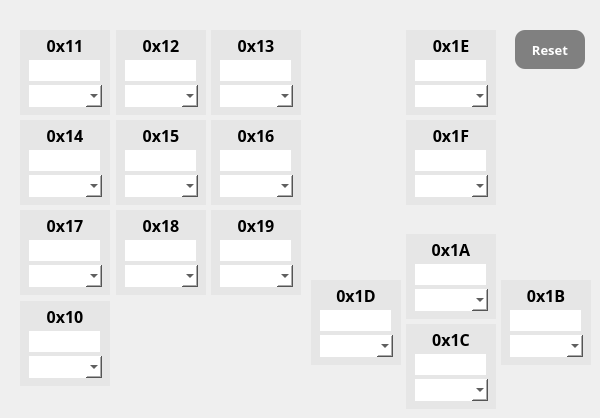
     <widget class="QWidget" name="keyset10">
      <attribute name="title">
       <string>10</string>
      </attribute>
      <widget class="QLineEdit" name="le_key1D">
       <property name="geometry">
        <rect>
         <x>320</x>
         <y>310</y>
         <width>71</width>
         <height>21</height>
        </rect>
       </property>
       <property name="styleSheet">
        <string notr="true">background-color: white;
border: none;</string>
       </property>
      </widget>
      <widget class="QLineEdit" name="le_key13">
       <property name="geometry">
        <rect>
         <x>220</x>
         <y>60</y>
         <width>71</width>
         <height>21</height>
        </rect>
       </property>
       <property name="styleSheet">
        <string notr="true">background-color: white;
border: none;</string>
       </property>
      </widget>
      <widget class="QLineEdit" name="le_key1F">
       <property name="geometry">
        <rect>
         <x>415</x>
         <y>150</y>
         <width>71</width>
         <height>21</height>
        </rect>
       </property>
       <property name="styleSheet">
        <string notr="true">background-color: white;
border: none;</string>
       </property>
      </widget>
      <widget class="QLineEdit" name="le_key17">
       <property name="geometry">
        <rect>
         <x>29</x>
         <y>240</y>
         <width>71</width>
         <height>21</height>
        </rect>
       </property>
       <property name="styleSheet">
        <string notr="true">background-color: white;
border: none;</string>
       </property>
      </widget>
      <widget class="QComboBox" name="cb_key1B">
       <property name="geometry">
        <rect>
         <x>510</x>
         <y>335</y>
         <width>73</width>
         <height>22</height>
        </rect>
       </property>
       <property name="styleSheet">
        <string notr="true">background-color: white;
border: none;
color : black;
combobox-popup : 0;</string>
       </property>
      </widget>
      <widget class="QLineEdit" name="le_key12">
       <property name="geometry">
        <rect>
         <x>125</x>
         <y>60</y>
         <width>71</width>
         <height>21</height>
        </rect>
       </property>
       <property name="styleSheet">
        <string notr="true">background-color: white;
border: none;</string>
       </property>
      </widget>
      <widget class="QPushButton" name="pb_key11">
       <property name="geometry">
        <rect>
         <x>20</x>
         <y>30</y>
         <width>90</width>
         <height>85</height>
        </rect>
       </property>
       <property name="font">
        <font>
         <family>TakaoPGothic</family>
         <pointsize>12</pointsize>
         <weight>75</weight>
         <bold>true</bold>
        </font>
       </property>
       <property name="styleSheet">
        <string notr="true">background-color: rgb(230,230,230);
border: none;
padding: 0px 0px 55px 0px;</string>
       </property>
       <property name="text">
        <string>0x11</string>
       </property>
      </widget>
      <widget class="QLineEdit" name="le_key1B">
       <property name="geometry">
        <rect>
         <x>510</x>
         <y>310</y>
         <width>71</width>
         <height>21</height>
        </rect>
       </property>
       <property name="styleSheet">
        <string notr="true">background-color: white;
border: none;</string>
       </property>
      </widget>
      <widget class="QPushButton" name="pb_key1E">
       <property name="geometry">
        <rect>
         <x>406</x>
         <y>30</y>
         <width>90</width>
         <height>85</height>
        </rect>
       </property>
       <property name="font">
        <font>
         <family>TakaoPGothic</family>
         <pointsize>12</pointsize>
         <weight>75</weight>
         <bold>true</bold>
        </font>
       </property>
       <property name="styleSheet">
        <string notr="true">background-color: rgb(230,230,230);
border: none;
padding: 0px 0px 55px 0px;</string>
       </property>
       <property name="text">
        <string>0x1E</string>
       </property>
      </widget>
      <widget class="QPushButton" name="pb_key12">
       <property name="geometry">
        <rect>
         <x>116</x>
         <y>30</y>
         <width>90</width>
         <height>85</height>
        </rect>
       </property>
       <property name="font">
        <font>
         <family>TakaoPGothic</family>
         <pointsize>12</pointsize>
         <weight>75</weight>
         <bold>true</bold>
        </font>
       </property>
       <property name="styleSheet">
        <string notr="true">background-color: rgb(230,230,230);
border: none;
padding: 0px 0px 55px 0px;</string>
       </property>
       <property name="text">
        <string>0x12</string>
       </property>
      </widget>
      <widget class="QPushButton" name="pb_key10">
       <property name="geometry">
        <rect>
         <x>20</x>
         <y>301</y>
         <width>90</width>
         <height>85</height>
        </rect>
       </property>
       <property name="font">
        <font>
         <family>TakaoPGothic</family>
         <pointsize>12</pointsize>
         <weight>75</weight>
         <bold>true</bold>
        </font>
       </property>
       <property name="styleSheet">
        <string notr="true">background-color: rgb(230,230,230);
border: none;
padding: 0px 0px 55px 0px;</string>
       </property>
       <property name="text">
        <string>0x10</string>
       </property>
      </widget>
      <widget class="QPushButton" name="pb_key18">
       <property name="geometry">
        <rect>
         <x>116</x>
         <y>210</y>
         <width>90</width>
         <height>85</height>
        </rect>
       </property>
       <property name="font">
        <font>
         <family>TakaoPGothic</family>
         <pointsize>12</pointsize>
         <weight>75</weight>
         <bold>true</bold>
        </font>
       </property>
       <property name="styleSheet">
        <string notr="true">background-color: rgb(230,230,230);
border: none;
padding: 0px 0px 55px 0px;</string>
       </property>
       <property name="text">
        <string>0x18</string>
       </property>
      </widget>
      <widget class="QComboBox" name="cb_key1F">
       <property name="geometry">
        <rect>
         <x>415</x>
         <y>175</y>
         <width>73</width>
         <height>22</height>
        </rect>
       </property>
       <property name="styleSheet">
        <string notr="true">background-color: white;
border: none;
color : black;
combobox-popup : 0;</string>
       </property>
      </widget>
      <widget class="QComboBox" name="cb_key1A">
       <property name="geometry">
        <rect>
         <x>415</x>
         <y>289</y>
         <width>73</width>
         <height>22</height>
        </rect>
       </property>
       <property name="styleSheet">
        <string notr="true">background-color: white;
border: none;
color : black;
combobox-popup : 0;</string>
       </property>
      </widget>
      <widget class="QPushButton" name="pb_key1C">
       <property name="geometry">
        <rect>
         <x>406</x>
         <y>324</y>
         <width>90</width>
         <height>85</height>
        </rect>
       </property>
       <property name="font">
        <font>
         <family>TakaoPGothic</family>
         <pointsize>12</pointsize>
         <weight>75</weight>
         <bold>true</bold>
        </font>
       </property>
       <property name="styleSheet">
        <string notr="true">background-color: rgb(230,230,230);
border: none;
padding: 0px 0px 55px 0px;</string>
       </property>
       <property name="text">
        <string>0x1C</string>
       </property>
      </widget>
      <widget class="QPushButton" name="pb_key1B">
       <property name="geometry">
        <rect>
         <x>501</x>
         <y>280</y>
         <width>90</width>
         <height>85</height>
        </rect>
       </property>
       <property name="font">
        <font>
         <family>TakaoPGothic</family>
         <pointsize>12</pointsize>
         <weight>75</weight>
         <bold>true</bold>
        </font>
       </property>
       <property name="styleSheet">
        <string notr="true">background-color: rgb(230,230,230);
border: none;
padding: 0px 0px 55px 0px;</string>
       </property>
       <property name="text">
        <string>0x1B</string>
       </property>
      </widget>
      <widget class="QPushButton" name="pb_key17">
       <property name="geometry">
        <rect>
         <x>20</x>
         <y>210</y>
         <width>90</width>
         <height>85</height>
        </rect>
       </property>
       <property name="font">
        <font>
         <family>TakaoPGothic</family>
         <pointsize>12</pointsize>
         <weight>75</weight>
         <bold>true</bold>
        </font>
       </property>
       <property name="styleSheet">
        <string notr="true">background-color: rgb(230,230,230);
border: none;
padding: 0px 0px 55px 0px;</string>
       </property>
       <property name="text">
        <string>0x17</string>
       </property>
      </widget>
      <widget class="QLineEdit" name="le_key18">
       <property name="geometry">
        <rect>
         <x>125</x>
         <y>240</y>
         <width>71</width>
         <height>21</height>
        </rect>
       </property>
       <property name="styleSheet">
        <string notr="true">background-color: white;
border: none;</string>
       </property>
      </widget>
      <widget class="QLineEdit" name="le_key15">
       <property name="geometry">
        <rect>
         <x>125</x>
         <y>150</y>
         <width>71</width>
         <height>21</height>
        </rect>
       </property>
       <property name="styleSheet">
        <string notr="true">background-color: white;
border: none;</string>
       </property>
      </widget>
      <widget class="QLineEdit" name="le_key19">
       <property name="geometry">
        <rect>
         <x>220</x>
         <y>240</y>
         <width>71</width>
         <height>21</height>
        </rect>
       </property>
       <property name="styleSheet">
        <string notr="true">background-color: white;
border: none;</string>
       </property>
      </widget>
      <widget class="QComboBox" name="cb_key13">
       <property name="geometry">
        <rect>
         <x>220</x>
         <y>85</y>
         <width>73</width>
         <height>22</height>
        </rect>
       </property>
       <property name="styleSheet">
        <string notr="true">background-color: white;
border: none;
color : black;
combobox-popup : 0;</string>
       </property>
      </widget>
      <widget class="QLineEdit" name="le_key16">
       <property name="geometry">
        <rect>
         <x>220</x>
         <y>150</y>
         <width>71</width>
         <height>21</height>
        </rect>
       </property>
       <property name="styleSheet">
        <string notr="true">background-color: white;
border: none;</string>
       </property>
      </widget>
      <widget class="QComboBox" name="cb_key1C">
       <property name="geometry">
        <rect>
         <x>415</x>
         <y>379</y>
         <width>73</width>
         <height>22</height>
        </rect>
       </property>
       <property name="styleSheet">
        <string notr="true">background-color: white;
border: none;
color : black;
combobox-popup : 0;</string>
       </property>
      </widget>
      <widget class="QPushButton" name="pb_key1D">
       <property name="geometry">
        <rect>
         <x>311</x>
         <y>280</y>
         <width>90</width>
         <height>85</height>
        </rect>
       </property>
       <property name="font">
        <font>
         <family>TakaoPGothic</family>
         <pointsize>12</pointsize>
         <weight>75</weight>
         <bold>true</bold>
        </font>
       </property>
       <property name="styleSheet">
        <string notr="true">background-color: rgb(230,230,230);
border: none;
padding: 0px 0px 55px 0px;</string>
       </property>
       <property name="text">
        <string>0x1D</string>
       </property>
      </widget>
      <widget class="QComboBox" name="cb_key11">
       <property name="geometry">
        <rect>
         <x>29</x>
         <y>85</y>
         <width>73</width>
         <height>22</height>
        </rect>
       </property>
       <property name="styleSheet">
        <string notr="true">background-color: white;
border: none;
color : black;
combobox-popup : 0;</string>
       </property>
      </widget>
      <widget class="QComboBox" name="cb_key17">
       <property name="geometry">
        <rect>
         <x>29</x>
         <y>265</y>
         <width>73</width>
         <height>22</height>
        </rect>
       </property>
       <property name="styleSheet">
        <string notr="true">background-color: white;
border: none;
color : black;
combobox-popup : 0;</string>
       </property>
      </widget>
      <widget class="QPushButton" name="pb_key14">
       <property name="geometry">
        <rect>
         <x>20</x>
         <y>120</y>
         <width>90</width>
         <height>85</height>
        </rect>
       </property>
       <property name="font">
        <font>
         <family>TakaoPGothic</family>
         <pointsize>12</pointsize>
         <weight>75</weight>
         <bold>true</bold>
        </font>
       </property>
       <property name="styleSheet">
        <string notr="true">background-color: rgb(230,230,230);
border: none;
padding: 0px 0px 55px 0px;</string>
       </property>
       <property name="text">
        <string>0x14</string>
       </property>
      </widget>
      <widget class="QLineEdit" name="le_key1A">
       <property name="geometry">
        <rect>
         <x>415</x>
         <y>264</y>
         <width>71</width>
         <height>21</height>
        </rect>
       </property>
       <property name="styleSheet">
        <string notr="true">background-color: white;
border: none;</string>
       </property>
      </widget>
      <widget class="QLineEdit" name="le_key11">
       <property name="geometry">
        <rect>
         <x>29</x>
         <y>60</y>
         <width>71</width>
         <height>21</height>
        </rect>
       </property>
       <property name="styleSheet">
        <string notr="true">background-color: white;
border: none;</string>
       </property>
      </widget>
      <widget class="QComboBox" name="cb_key10">
       <property name="geometry">
        <rect>
         <x>29</x>
         <y>356</y>
         <width>73</width>
         <height>22</height>
        </rect>
       </property>
       <property name="styleSheet">
        <string notr="true">background-color: white;
border: none;
color : black;
combobox-popup : 0;</string>
       </property>
      </widget>
      <widget class="QPushButton" name="pb_key16">
       <property name="geometry">
        <rect>
         <x>211</x>
         <y>120</y>
         <width>90</width>
         <height>85</height>
        </rect>
       </property>
       <property name="font">
        <font>
         <family>TakaoPGothic</family>
         <pointsize>12</pointsize>
         <weight>75</weight>
         <bold>true</bold>
        </font>
       </property>
       <property name="styleSheet">
        <string notr="true">background-color: rgb(230,230,230);
border: none;
padding: 0px 0px 55px 0px;</string>
       </property>
       <property name="text">
        <string>0x16</string>
       </property>
      </widget>
      <widget class="QComboBox" name="cb_key15">
       <property name="geometry">
        <rect>
         <x>125</x>
         <y>175</y>
         <width>73</width>
         <height>22</height>
        </rect>
       </property>
       <property name="styleSheet">
        <string notr="true">background-color: white;
border: none;
color : black;
combobox-popup : 0;</string>
       </property>
      </widget>
      <widget class="QPushButton" name="pb_key13">
       <property name="geometry">
        <rect>
         <x>211</x>
         <y>30</y>
         <width>90</width>
         <height>85</height>
        </rect>
       </property>
       <property name="font">
        <font>
         <family>TakaoPGothic</family>
         <pointsize>12</pointsize>
         <weight>75</weight>
         <bold>true</bold>
        </font>
       </property>
       <property name="styleSheet">
        <string notr="true">background-color: rgb(230,230,230);
border: none;
padding: 0px 0px 55px 0px;</string>
       </property>
       <property name="text">
        <string>0x13</string>
       </property>
      </widget>
      <widget class="QPushButton" name="pb_reset_keyset10">
       <property name="geometry">
        <rect>
         <x>515</x>
         <y>30</y>
         <width>70</width>
         <height>39</height>
        </rect>
       </property>
       <property name="font">
        <font>
         <family>TakaoPGothic</family>
         <pointsize>10</pointsize>
         <weight>75</weight>
         <bold>true</bold>
        </font>
       </property>
       <property name="styleSheet">
        <string notr="true">QPushButton{
	background-color: grey;
    border-radius: 10px;
	color: white
   }</string>
       </property>
       <property name="text">
        <string>Reset</string>
       </property>
      </widget>
      <widget class="QComboBox" name="cb_key1E">
       <property name="geometry">
        <rect>
         <x>415</x>
         <y>85</y>
         <width>73</width>
         <height>22</height>
        </rect>
       </property>
       <property name="styleSheet">
        <string notr="true">background-color: white;
border: none;
color : black;
combobox-popup : 0;</string>
       </property>
      </widget>
      <widget class="QComboBox" name="cb_key12">
       <property name="geometry">
        <rect>
         <x>125</x>
         <y>85</y>
         <width>73</width>
         <height>22</height>
        </rect>
       </property>
       <property name="styleSheet">
        <string notr="true">background-color: white;
border: none;
color : black;
combobox-popup : 0;</string>
       </property>
      </widget>
      <widget class="QComboBox" name="cb_key18">
       <property name="geometry">
        <rect>
         <x>125</x>
         <y>265</y>
         <width>73</width>
         <height>22</height>
        </rect>
       </property>
       <property name="styleSheet">
        <string notr="true">background-color: white;
border: none;
color : black;
combobox-popup : 0;</string>
       </property>
      </widget>
      <widget class="QPushButton" name="pb_key1F">
       <property name="geometry">
        <rect>
         <x>406</x>
         <y>120</y>
         <width>90</width>
         <height>85</height>
        </rect>
       </property>
       <property name="font">
        <font>
         <family>TakaoPGothic</family>
         <pointsize>12</pointsize>
         <weight>75</weight>
         <bold>true</bold>
        </font>
       </property>
       <property name="styleSheet">
        <string notr="true">background-color: rgb(230,230,230);
border: none;
padding: 0px 0px 55px 0px;</string>
       </property>
       <property name="text">
        <string>0x1F</string>
       </property>
      </widget>
      <widget class="QLineEdit" name="le_key10">
       <property name="geometry">
        <rect>
         <x>29</x>
         <y>331</y>
         <width>71</width>
         <height>21</height>
        </rect>
       </property>
       <property name="styleSheet">
        <string notr="true">background-color: white;
border: none;</string>
       </property>
      </widget>
      <widget class="QPushButton" name="pb_key15">
       <property name="geometry">
        <rect>
         <x>116</x>
         <y>120</y>
         <width>90</width>
         <height>85</height>
        </rect>
       </property>
       <property name="font">
        <font>
         <family>TakaoPGothic</family>
         <pointsize>12</pointsize>
         <weight>75</weight>
         <bold>true</bold>
        </font>
       </property>
       <property name="styleSheet">
        <string notr="true">background-color: rgb(230,230,230);
border: none;
padding: 0px 0px 55px 0px;</string>
       </property>
       <property name="text">
        <string>0x15</string>
       </property>
      </widget>
      <widget class="QLineEdit" name="le_key1C">
       <property name="geometry">
        <rect>
         <x>415</x>
         <y>354</y>
         <width>71</width>
         <height>21</height>
        </rect>
       </property>
       <property name="styleSheet">
        <string notr="true">background-color: white;
border: none;</string>
       </property>
      </widget>
      <widget class="QPushButton" name="pb_key19">
       <property name="geometry">
        <rect>
         <x>211</x>
         <y>210</y>
         <width>90</width>
         <height>85</height>
        </rect>
       </property>
       <property name="font">
        <font>
         <family>TakaoPGothic</family>
         <pointsize>12</pointsize>
         <weight>75</weight>
         <bold>true</bold>
        </font>
       </property>
       <property name="styleSheet">
        <string notr="true">background-color: rgb(230,230,230);
border: none;
padding: 0px 0px 55px 0px;</string>
       </property>
       <property name="text">
        <string>0x19</string>
       </property>
      </widget>
      <widget class="QComboBox" name="cb_key14">
       <property name="geometry">
        <rect>
         <x>29</x>
         <y>175</y>
         <width>73</width>
         <height>22</height>
        </rect>
       </property>
       <property name="styleSheet">
        <string notr="true">background-color: white;
border: none;
color : black;
combobox-popup : 0;</string>
       </property>
      </widget>
      <widget class="QLineEdit" name="le_key14">
       <property name="geometry">
        <rect>
         <x>29</x>
         <y>150</y>
         <width>71</width>
         <height>21</height>
        </rect>
       </property>
       <property name="styleSheet">
        <string notr="true">background-color: white;
border: none;</string>
       </property>
      </widget>
      <widget class="QLineEdit" name="le_key1E">
       <property name="geometry">
        <rect>
         <x>415</x>
         <y>60</y>
         <width>71</width>
         <height>21</height>
        </rect>
       </property>
       <property name="styleSheet">
        <string notr="true">background-color: white;
border: none;</string>
       </property>
      </widget>
      <widget class="QPushButton" name="pb_key1A">
       <property name="geometry">
        <rect>
         <x>406</x>
         <y>234</y>
         <width>90</width>
         <height>85</height>
        </rect>
       </property>
       <property name="font">
        <font>
         <family>TakaoPGothic</family>
         <pointsize>12</pointsize>
         <weight>75</weight>
         <bold>true</bold>
        </font>
       </property>
       <property name="styleSheet">
        <string notr="true">background-color: rgb(230,230,230);
border: none;
padding: 0px 0px 55px 0px;</string>
       </property>
       <property name="text">
        <string>0x1A</string>
       </property>
      </widget>
      <widget class="QComboBox" name="cb_key1D">
       <property name="geometry">
        <rect>
         <x>320</x>
         <y>335</y>
         <width>73</width>
         <height>22</height>
        </rect>
       </property>
       <property name="styleSheet">
        <string notr="true">background-color: white;
border: none;
color : black;
combobox-popup : 0;</string>
       </property>
      </widget>
      <widget class="QComboBox" name="cb_key16">
       <property name="geometry">
        <rect>
         <x>220</x>
         <y>175</y>
         <width>73</width>
         <height>22</height>
        </rect>
       </property>
       <property name="styleSheet">
        <string notr="true">background-color: white;
border: none;
color : black;
combobox-popup : 0;</string>
       </property>
      </widget>
      <widget class="QComboBox" name="cb_key19">
       <property name="geometry">
        <rect>
         <x>220</x>
         <y>265</y>
         <width>73</width>
         <height>22</height>
        </rect>
       </property>
       <property name="styleSheet">
        <string notr="true">background-color: white;
border: none;
color : black;
combobox-popup : 0;</string>
       </property>
      </widget>
      <zorder>pb_key1F</zorder>
      <zorder>pb_key1B</zorder>
      <zorder>pb_key1A</zorder>
      <zorder>pb_key1D</zorder>
      <zorder>pb_key19</zorder>
      <zorder>pb_key16</zorder>
      <zorder>pb_key13</zorder>
      <zorder>pb_key15</zorder>
      <zorder>pb_key17</zorder>
      <zorder>pb_key12</zorder>
      <zorder>le_key1D</zorder>
      <zorder>le_key13</zorder>
      <zorder>le_key1F</zorder>
      <zorder>le_key17</zorder>
      <zorder>cb_key1B</zorder>
      <zorder>le_key12</zorder>
      <zorder>pb_key11</zorder>
      <zorder>le_key1B</zorder>
      <zorder>pb_key1E</zorder>
      <zorder>pb_key10</zorder>
      <zorder>pb_key18</zorder>
      <zorder>cb_key1F</zorder>
      <zorder>cb_key1A</zorder>
      <zorder>pb_key1C</zorder>
      <zorder>le_key18</zorder>
      <zorder>le_key15</zorder>
      <zorder>le_key19</zorder>
      <zorder>cb_key13</zorder>
      <zorder>le_key16</zorder>
      <zorder>cb_key1C</zorder>
      <zorder>cb_key11</zorder>
      <zorder>cb_key17</zorder>
      <zorder>pb_key14</zorder>
      <zorder>le_key1A</zorder>
      <zorder>le_key11</zorder>
      <zorder>cb_key10</zorder>
      <zorder>cb_key15</zorder>
      <zorder>pb_reset_keyset10</zorder>
      <zorder>cb_key1E</zorder>
      <zorder>cb_key12</zorder>
      <zorder>cb_key18</zorder>
      <zorder>le_key10</zorder>
      <zorder>le_key1C</zorder>
      <zorder>cb_key14</zorder>
      <zorder>le_key14</zorder>
      <zorder>le_key1E</zorder>
      <zorder>cb_key1D</zorder>
      <zorder>cb_key16</zorder>
      <zorder>cb_key19</zorder>
     </widget>
